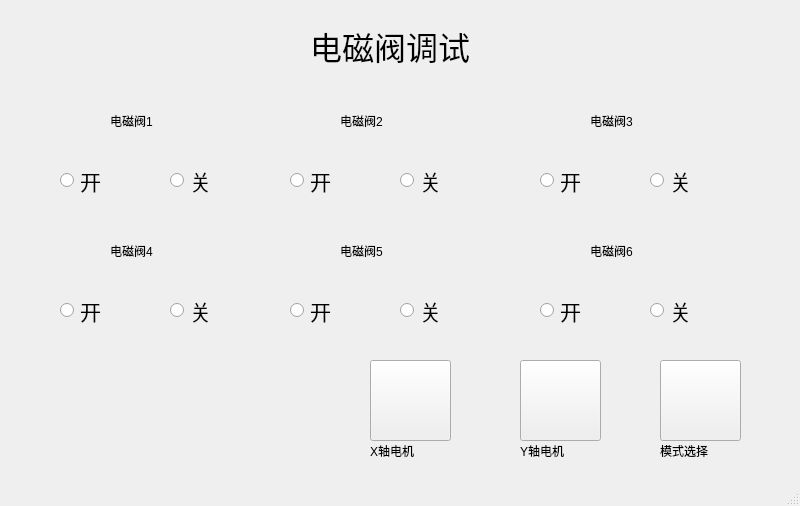
<?xml version="1.0" encoding="UTF-8"?>
<ui version="4.0">
 <class>diancifa</class>
 <widget class="QMainWindow" name="diancifa">
  <property name="geometry">
   <rect>
    <x>0</x>
    <y>0</y>
    <width>800</width>
    <height>506</height>
   </rect>
  </property>
  <property name="windowTitle">
   <string>MainWindow</string>
  </property>
  <widget class="QWidget" name="centralwidget">
   <widget class="QRadioButton" name="radioButton">
    <property name="geometry">
     <rect>
      <x>60</x>
      <y>150</y>
      <width>71</width>
      <height>61</height>
     </rect>
    </property>
    <property name="font">
     <font>
      <family>ADMUI3Lg</family>
      <pointsize>16</pointsize>
     </font>
    </property>
    <property name="text">
     <string>开</string>
    </property>
   </widget>
   <widget class="QRadioButton" name="radioButton_2">
    <property name="geometry">
     <rect>
      <x>170</x>
      <y>150</y>
      <width>71</width>
      <height>61</height>
     </rect>
    </property>
    <property name="font">
     <font>
      <family>ADMUI3Lg</family>
      <pointsize>16</pointsize>
     </font>
    </property>
    <property name="text">
     <string>关</string>
    </property>
   </widget>
   <widget class="QLabel" name="label">
    <property name="geometry">
     <rect>
      <x>110</x>
      <y>100</y>
      <width>91</width>
      <height>41</height>
     </rect>
    </property>
    <property name="text">
     <string>电磁阀1</string>
    </property>
   </widget>
   <widget class="QRadioButton" name="radioButton_3">
    <property name="geometry">
     <rect>
      <x>400</x>
      <y>150</y>
      <width>71</width>
      <height>61</height>
     </rect>
    </property>
    <property name="font">
     <font>
      <family>ADMUI3Lg</family>
      <pointsize>16</pointsize>
     </font>
    </property>
    <property name="text">
     <string>关</string>
    </property>
   </widget>
   <widget class="QRadioButton" name="radioButton_4">
    <property name="geometry">
     <rect>
      <x>290</x>
      <y>150</y>
      <width>71</width>
      <height>61</height>
     </rect>
    </property>
    <property name="font">
     <font>
      <family>ADMUI3Lg</family>
      <pointsize>16</pointsize>
     </font>
    </property>
    <property name="text">
     <string>开</string>
    </property>
   </widget>
   <widget class="QLabel" name="label_2">
    <property name="geometry">
     <rect>
      <x>340</x>
      <y>100</y>
      <width>91</width>
      <height>41</height>
     </rect>
    </property>
    <property name="text">
     <string>电磁阀2</string>
    </property>
   </widget>
   <widget class="QRadioButton" name="radioButton_5">
    <property name="geometry">
     <rect>
      <x>650</x>
      <y>150</y>
      <width>71</width>
      <height>61</height>
     </rect>
    </property>
    <property name="font">
     <font>
      <family>ADMUI3Lg</family>
      <pointsize>16</pointsize>
     </font>
    </property>
    <property name="text">
     <string>关</string>
    </property>
   </widget>
   <widget class="QRadioButton" name="radioButton_6">
    <property name="geometry">
     <rect>
      <x>540</x>
      <y>150</y>
      <width>71</width>
      <height>61</height>
     </rect>
    </property>
    <property name="font">
     <font>
      <family>ADMUI3Lg</family>
      <pointsize>16</pointsize>
     </font>
    </property>
    <property name="text">
     <string>开</string>
    </property>
   </widget>
   <widget class="QLabel" name="label_3">
    <property name="geometry">
     <rect>
      <x>590</x>
      <y>100</y>
      <width>91</width>
      <height>41</height>
     </rect>
    </property>
    <property name="text">
     <string>电磁阀3</string>
    </property>
   </widget>
   <widget class="QRadioButton" name="radioButton_7">
    <property name="geometry">
     <rect>
      <x>170</x>
      <y>280</y>
      <width>71</width>
      <height>61</height>
     </rect>
    </property>
    <property name="font">
     <font>
      <family>ADMUI3Lg</family>
      <pointsize>16</pointsize>
     </font>
    </property>
    <property name="text">
     <string>关</string>
    </property>
   </widget>
   <widget class="QRadioButton" name="radioButton_8">
    <property name="geometry">
     <rect>
      <x>60</x>
      <y>280</y>
      <width>71</width>
      <height>61</height>
     </rect>
    </property>
    <property name="font">
     <font>
      <family>ADMUI3Lg</family>
      <pointsize>16</pointsize>
     </font>
    </property>
    <property name="text">
     <string>开</string>
    </property>
   </widget>
   <widget class="QLabel" name="label_4">
    <property name="geometry">
     <rect>
      <x>110</x>
      <y>230</y>
      <width>91</width>
      <height>41</height>
     </rect>
    </property>
    <property name="text">
     <string>电磁阀4</string>
    </property>
   </widget>
   <widget class="QRadioButton" name="radioButton_9">
    <property name="geometry">
     <rect>
      <x>400</x>
      <y>280</y>
      <width>71</width>
      <height>61</height>
     </rect>
    </property>
    <property name="font">
     <font>
      <family>ADMUI3Lg</family>
      <pointsize>16</pointsize>
     </font>
    </property>
    <property name="text">
     <string>关</string>
    </property>
   </widget>
   <widget class="QRadioButton" name="radioButton_10">
    <property name="geometry">
     <rect>
      <x>290</x>
      <y>280</y>
      <width>71</width>
      <height>61</height>
     </rect>
    </property>
    <property name="font">
     <font>
      <family>ADMUI3Lg</family>
      <pointsize>16</pointsize>
     </font>
    </property>
    <property name="text">
     <string>开</string>
    </property>
   </widget>
   <widget class="QLabel" name="label_5">
    <property name="geometry">
     <rect>
      <x>340</x>
      <y>230</y>
      <width>91</width>
      <height>41</height>
     </rect>
    </property>
    <property name="text">
     <string>电磁阀5</string>
    </property>
   </widget>
   <widget class="QRadioButton" name="radioButton_11">
    <property name="geometry">
     <rect>
      <x>650</x>
      <y>280</y>
      <width>71</width>
      <height>61</height>
     </rect>
    </property>
    <property name="font">
     <font>
      <family>ADMUI3Lg</family>
      <pointsize>16</pointsize>
     </font>
    </property>
    <property name="text">
     <string>关</string>
    </property>
   </widget>
   <widget class="QRadioButton" name="radioButton_12">
    <property name="geometry">
     <rect>
      <x>540</x>
      <y>280</y>
      <width>71</width>
      <height>61</height>
     </rect>
    </property>
    <property name="font">
     <font>
      <family>ADMUI3Lg</family>
      <pointsize>16</pointsize>
     </font>
    </property>
    <property name="text">
     <string>开</string>
    </property>
   </widget>
   <widget class="QLabel" name="label_6">
    <property name="geometry">
     <rect>
      <x>590</x>
      <y>230</y>
      <width>91</width>
      <height>41</height>
     </rect>
    </property>
    <property name="text">
     <string>电磁阀6</string>
    </property>
   </widget>
   <widget class="QPushButton" name="y">
    <property name="geometry">
     <rect>
      <x>520</x>
      <y>360</y>
      <width>81</width>
      <height>81</height>
     </rect>
    </property>
    <property name="font">
     <font>
      <family>Sans</family>
      <pointsize>12</pointsize>
     </font>
    </property>
    <property name="text">
     <string/>
    </property>
   </widget>
   <widget class="QPushButton" name="back">
    <property name="geometry">
     <rect>
      <x>660</x>
      <y>360</y>
      <width>81</width>
      <height>81</height>
     </rect>
    </property>
    <property name="font">
     <font>
      <family>Sans</family>
      <pointsize>12</pointsize>
     </font>
    </property>
    <property name="text">
     <string/>
    </property>
   </widget>
   <widget class="QPushButton" name="x">
    <property name="geometry">
     <rect>
      <x>370</x>
      <y>360</y>
      <width>81</width>
      <height>81</height>
     </rect>
    </property>
    <property name="font">
     <font>
      <family>Sans</family>
      <pointsize>12</pointsize>
     </font>
    </property>
    <property name="text">
     <string/>
    </property>
   </widget>
   <widget class="QLabel" name="label_7">
    <property name="geometry">
     <rect>
      <x>310</x>
      <y>20</y>
      <width>211</width>
      <height>51</height>
     </rect>
    </property>
    <property name="font">
     <font>
      <family>ADMUI3Lg</family>
      <pointsize>24</pointsize>
     </font>
    </property>
    <property name="text">
     <string>电磁阀调试</string>
    </property>
   </widget>
   <widget class="QLabel" name="label_8">
    <property name="geometry">
     <rect>
      <x>370</x>
      <y>440</y>
      <width>91</width>
      <height>21</height>
     </rect>
    </property>
    <property name="text">
     <string>X轴电机</string>
    </property>
   </widget>
   <widget class="QLabel" name="label_9">
    <property name="geometry">
     <rect>
      <x>520</x>
      <y>440</y>
      <width>91</width>
      <height>21</height>
     </rect>
    </property>
    <property name="text">
     <string>Y轴电机</string>
    </property>
   </widget>
   <widget class="QLabel" name="label_10">
    <property name="geometry">
     <rect>
      <x>660</x>
      <y>440</y>
      <width>91</width>
      <height>21</height>
     </rect>
    </property>
    <property name="text">
     <string>模式选择</string>
    </property>
   </widget>
  </widget>
  <widget class="QMenuBar" name="menubar">
   <property name="geometry">
    <rect>
     <x>0</x>
     <y>0</y>
     <width>800</width>
     <height>23</height>
    </rect>
   </property>
  </widget>
  <widget class="QStatusBar" name="statusbar"/>
 </widget>
 <resources/>
 <connections/>
</ui>
